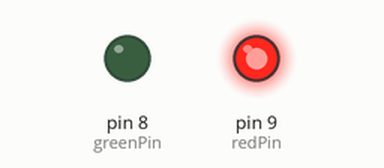
The sketch below on a simulated Arduino Uno, built with avr-gcc and run on an emulated ATmega328P. Shown: output pins drawn as LEDs (lit = HIGH).

Above: at 0.12 s.
At 3.12 s:
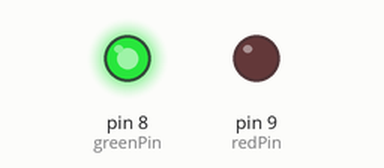
At 5.87 s:
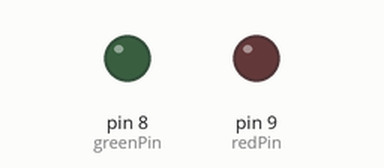
Timing chart, 0 to 6.5 s (numbered marks = the images above):
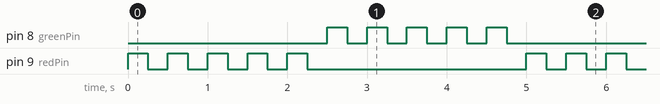

Measured:
- by itself, pin 8 (greenPin), pin 9 (redPin): repeats every 5.0 s: 4 × (LOW 0.25 s, HIGH 0.25 s), LOW 2.8 s, HIGH 0.25 s
- by itself, everything shown: repeats every 5.0 s, in 20 steps

The sketch:

for_loops.ino
```cpp
int redPin=9;
int greenPin=8;
int blinkTimes=5;
int delayT=250;
void setup() {
  // put your setup code here, to run once:
  pinMode(redPin, OUTPUT);
  pinMode(greenPin, OUTPUT);
}

void loop() {
  // put your main code here, to run repeatedly:
  for (int j=0;j<blinkTimes; j++) {
    digitalWrite(redPin, HIGH);
    delay(delayT);
    digitalWrite(redPin, LOW);
    delay(delayT);
  }
  for (int j=0;j<blinkTimes; j++) {
    digitalWrite(greenPin, HIGH);
    delay(delayT);
    digitalWrite(greenPin, LOW);
    delay(delayT);
  }
}
```
